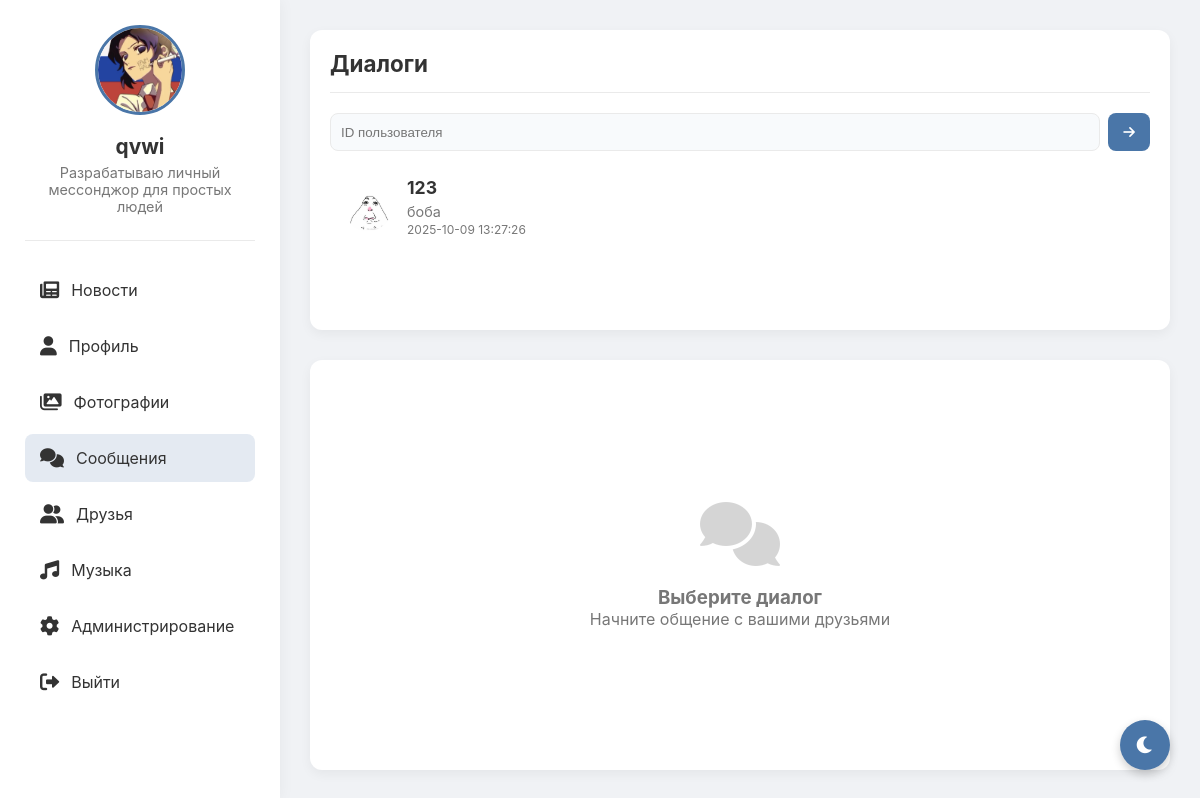
/messages (signed in), run on an earlier commit of the app's database.
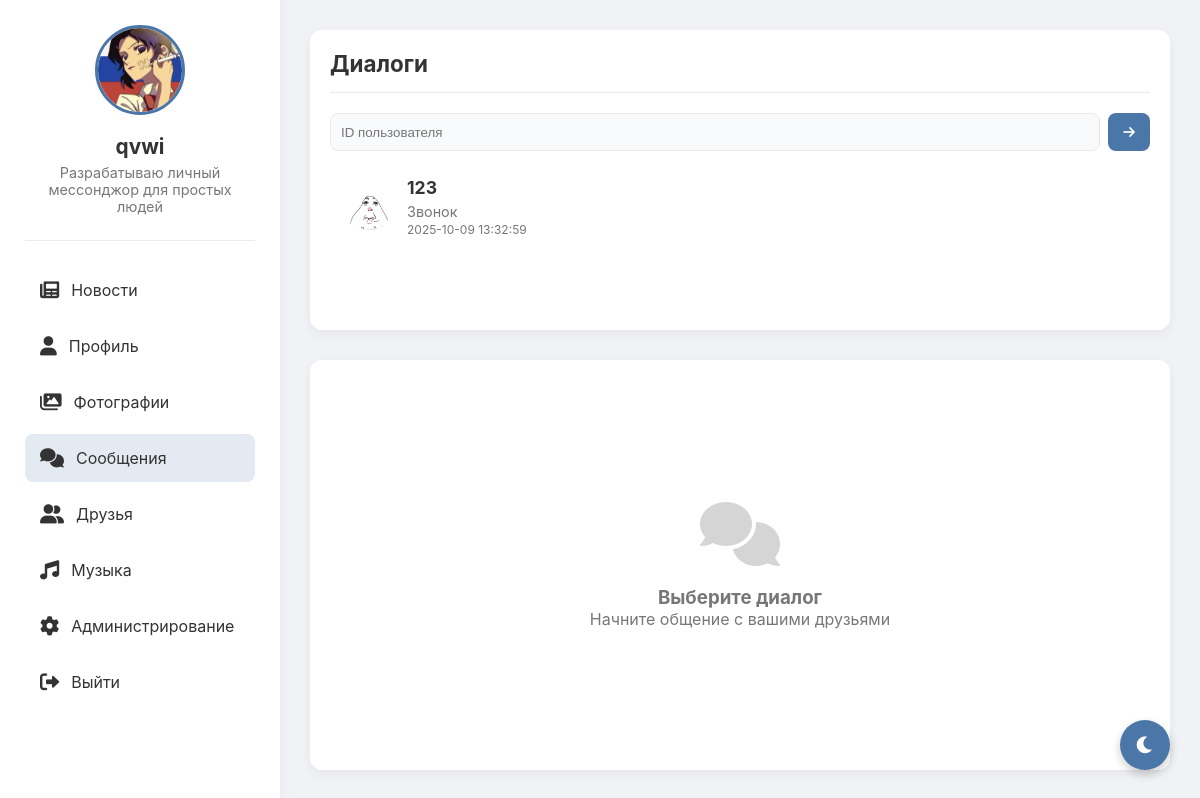
And on a later commit of the database.
### tables this page shows
CREATE TABLE users (
                id INTEGER PRIMARY KEY AUTOINCREMENT,
                username TEXT UNIQUE NOT NULL,
                password TEXT NOT NULL,
                email TEXT,
                bio TEXT,
                avatar TEXT, role TEXT DEFAULT 'user' CHECK(role IN ('admin', 'moderator', 'user')), is_online BOOLEAN DEFAULT FALSE, last_seen DATETIME, banner TEXT, is_blocked BOOLEAN DEFAULT 0, block_reason TEXT);

CREATE TABLE messages (
                id INTEGER PRIMARY KEY AUTOINCREMENT,
                sender_id INTEGER NOT NULL,
                receiver_id INTEGER NOT NULL,
                content TEXT NOT NULL,
                file_path TEXT,
                timestamp DATETIME DEFAULT CURRENT_TIMESTAMP,
                FOREIGN KEY(sender_id) REFERENCES users(id),
                FOREIGN KEY(receiver_id) REFERENCES users(id));

### routes/messages.py (the view, shortened to what this page needs)
@bp.route('/messages')
@bp.route('/messages/<int:friend_id>')
def messages(friend_id=None):
    if 'user_id' not in session:
        return redirect(url_for('auth.index'))
    user_id = session['user_id']
    conn = get_db()
    c = conn.cursor()
    c.execute("SELECT * FROM users WHERE id = ?", (user_id,))
    user = c.fetchone()
    c.execute('''SELECT users.id, users.username, users.avatar, users.is_online, users.last_seen
                FROM friends
                JOIN users ON friends.friend_id = users.id
                WHERE friends.user_id = ? AND friends.status = 'accepted'
                UNION
                SELECT users.id, users.username, users.avatar, users.is_online, users.last_seen
                FROM friends
                JOIN users ON friends.user_id = users.id
                WHERE friends.friend_id = ? AND friends.status = 'accepted'
                ORDER BY username''', (user_id, user_id))
    friends = c.fetchall()
    last_map = {}
    try:
        c.execute('''SELECT sender_id, receiver_id, content, file_path, timestamp
                     FROM messages
                     WHERE sender_id = ? OR receiver_id = ?
                     ORDER BY timestamp DESC''', (user_id, user_id))
        rows = c.fetchall()
        def make_preview(content, file_path):
            if not content:
                return 'Сообщение'
            if isinstance(content, bytes):
                content = content.decode('utf-8', 'ignore')
            text = str(content)
            if text.startswith('[call]'):
                return 'Звонок'
            if text.startswith('enc:'):
                return 'Сообщение'
            if len(text) > 42:
                text = text[:39] + '…'
            return text
        for r in rows:
            sid, rid, cont, fpath, ts = r
            fid = rid if sid == user_id else sid
            if fid in last_map:
                continue
            epoch = None
            try:
                from datetime import datetime as _dt
                try:
                    epoch = int(_dt.strptime(ts.split('.')[0], '%Y-%m-%d %H:%M:%S').timestamp())
                except Exception:
                    epoch = int(_dt.fromisoformat(ts).timestamp())
            except Exception:
                epoch = 0
            last_map[fid] = {'preview': make_preview(cont, fpath), 'time': ts, 'epoch': epoch}
    except Exception:
        last_map = {}
    messages = []
    active_friend = None
    conn.close()
    return render_template('messages.html',
                         user=user,
                         friends=friends,
                         last_map=last_map,
                         messages=messages,
                         friend_id=friend_id,
                         active_friend=active_friend,
                         active_page='messages')

### app.py (called while the page is built)
def _gen_csrf_token():
    import secrets
    token = session.get('_csrf_token')
    if not token:
        token = secrets.token_urlsafe(32)
        session['_csrf_token'] = token
    return token

@app.context_processor
def inject_csrf():
    return {'csrf_token': _gen_csrf_token()}

@app.before_request
def csrf_protect():
    if request.method in ('POST','PUT','PATCH','DELETE'):
        if request.path.startswith('/socket.io') or request.path.startswith('/static'):
            return None
        if request.endpoint in {'auth.index'}:
            if not session.get('_csrf_token'):
                return None
        token = None
        token = request.headers.get('X-CSRFToken') or request.headers.get('X-CSRF-Token')
        if not token:
            token = request.form.get('csrf_token') or request.args.get('csrf_token')
        if not token and request.is_json:
            try:
                token = (request.get_json(silent=True) or {}).get('csrf_token')
            except Exception:
                token = None
        if not token or token != session.get('_csrf_token'):
            return ('CSRF token missing or invalid', 400)

@app.before_request
def enforce_account_block():
    try:
        if request.path.startswith('/static') or request.path.startswith('/socket.io'):
            return None
        if request.endpoint in {'auth.blocked', 'auth.index', 'static.static_files'}:
            return None
        if 'user_id' not in session:
            return None
        from models import get_db
        conn = get_db()
        c = conn.cursor()
        c.execute('SELECT is_blocked, block_reason FROM users WHERE id = ?', (session['user_id'],))
        row = c.fetchone()
        conn.close()
        if row and row['is_blocked']:
            reason = row['block_reason'] or 'Профиль заблокирован администратором'
            return render_template('blocked.html', reason=reason)
    except Exception:
        return None

### models.py (called while the page is built)
def get_db():
    conn = sqlite3.connect('social_network.db')
    conn.row_factory = sqlite3.Row
    return conn

### templates/messages.html (shortened to what this page needs)
<!DOCTYPE html>
<html lang="ru">
<head>
    <link href="https://cdnjs.cloudflare.com/ajax/libs/font-awesome/6.0.0/css/all.min.css" rel="stylesheet">
</head>
<body>
    <div class="app-container">
        <div class="sidebar">
            <div class="profile-card">
                <img src="{% if user[5] %}{{ url_for('static', filename='uploads/' + user[5]) }}{% else %}{{ url_for('static', filename='uploads/default_avatar.png') }}{% endif %}"
                     alt="Avatar"
                     onerror="this.onerror=null; this.src='{{ url_for('static', filename='uploads/default_avatar.png') }}'">
                <h3>{{ user[1] }}</h3>
                <p>{{ user[4] or 'Статус не указан' }}</p>
            </div>
            <div class="nav">
                <a href="{{ url_for('feed.feed') }}">
                    <i class="fas fa-newspaper"></i> Новости
                </a>
                <a href="{{ url_for('profile.profile') }}">
                    <i class="fas fa-user"></i> Профиль
                </a>
                <a href="{{ url_for('gallery.gallery') }}">
                    <i class="fas fa-images"></i> Фотографии
                </a>
                <a href="{{ url_for('messages.messages') }}" {% if active_page == 'messages' %}class="active"{% endif %}>
                    <i class="fas fa-comments"></i> Сообщения
                </a>
                <a href="{{ url_for('friends.friends') }}" {% if active_page == 'friends' %}class="active"{% endif %}>
                    <i class="fas fa-user-friends"></i> Друзья
                </a>
                <a href="{{ url_for('music.music_index') }}" {% if active_page == 'music' %}class="active"{% endif %}>
                    <i class="fas fa-music"></i> Музыка
                </a>
                {% if user[6] == 'admin' %}
                <a href="{{ url_for('admin.admin') }}" {% if active_page == 'admin' %}class="active"{% endif %}>
                    <i class="fas fa-cog"></i> Администрирование
                </a>
                {% endif %}
                <a href="{{ url_for('static.logout') }}">
                    <i class="fas fa-sign-out-alt"></i> Выйти
                </a>
            </div>
        </div>
        <div class="content">
            <div class="friends-list">
                <h2>Диалоги</h2>
                <div style="display:flex; gap:8px; margin-bottom:12px;">
                    <input id="start-chat-id" type="number" placeholder="ID пользователя" style="flex:1; padding:8px 10px; border:1px solid var(--border-color); border-radius:8px; background: var(--info-bg); color: var(--text-primary);">
                    <button id="start-chat-btn" title="Написать" style="width:42px;height:38px;border-radius:8px;border:none;background:var(--active-color);color:#fff;cursor:pointer"><i class="fas fa-arrow-right"></i></button>
                </div>
                {% for friend in friends %}
                {% set lm = last_map.get(friend[0]) if last_map else None %}
                {% set preview = (lm.preview if lm else 'Последнее сообщение...') %}
                <div class="friend-item {% if friend_id == friend[0] %}active{% endif %}" onclick="location.href='{{ url_for('messages.messages', friend_id=friend[0]) }}'">
                    <img src="{% if friend[2] %}{{ url_for('static', filename='uploads/' + friend[2]) }}{% else %}{{ url_for('static', filename='uploads/default_avatar.png') }}{% endif %}"
                         alt="Avatar"
                         onerror="this.onerror=null; this.src='{{ url_for('static', filename='uploads/default_avatar.png') }}'">
                    <div class="friend-info">
                        <h3>{{ friend[1] }}</h3>
                        <p>{{ preview }}</p>
                        {% if lm and lm.epoch %}
                        <div style="font-size:12px;color:var(--text-secondary);margin-top:2px;">{{ lm.time }}</div>
                        {% endif %}
                    </div>
                </div>
                {% endfor %}
            </div>
            <div class="chat-container">
                {% if friend_id %}
                <div class="chat-header">
                    <div class="chat-avatar">
                        <img src="{% if active_friend[5] %}{{ url_for('static', filename='uploads/' + active_friend[5]) }}{% else %}{{ url_for('static', filename='uploads/default_avatar.png') }}{% endif %}"
                             alt="Аватар {{ active_friend[1] }}"
                             onerror="this.onerror=null; this.src='{{ url_for('static', filename='uploads/default_avatar.png') }}'">
                        <div class="chat-status {% if active_friend[6] %}chat-status-online{% endif %}"></div>
                        <div class="mic-muted" id="peer-mic-muted" title="Микрофон выключен"><i class="fas fa-microphone-slash"></i></div>
                    </div>
                    <div class="chat-info">
                        <h3>{{ active_friend[1] }}</h3>
                        <p id="peer-status-text">
                            {% if active_friend[6] %}
                                онлайн
                            {% else %}
                                был(а) {{ active_friend[7].strftime('%H:%M') if active_friend[7] else 'недавно' }}
                            {% endif %}
                        </p>
                    </div>
                    <div class="chat-actions">
                        <button id="audio-call-btn" title="Аудиозвонок"><i class="fas fa-phone-alt"></i></button>
                        <button id="video-call-btn" title="Видеозвонок"><i class="fas fa-video"></i></button>
                        <button id="encrypt-btn" title="Шифрование" style="display:inline-flex;"><i class="fas fa-lock-open"></i></button>
                        <button id="mute-btn" title="Отключить микрофон" style="display:none;"><i class="fas fa-microphone"></i></button>
                        <button title="Дополнительно"><i class="fas fa-ellipsis-v"></i></button>
                    </div>
                </div>
                <div class="chat-messages" id="chat-messages">
                    {% for msg in messages %}
                    <div class="message {% if msg[1] == session['user_id'] %}sent{% else %}received{% endif %}">
                        {% if msg[3] and msg[3][:4] == 'enc:' %}
                        <div class="message-text cipher">Сообщение расшифровывается…</div>
                        {% else %}
                        <div class="message-text">{{ msg[3] }}</div>
                        {% endif %}
                        <div class="message-time">{{ msg[4] }}</div>
                    </div>
                    {% endfor %}
                </div>
                <div class="typing-indicator" id="typing-indicator">
                    {{ active_friend[1] }} печатает...
                </div>
                <div class="chat-input">
                    <button id="select-mode-btn" title="Выбрать сообщения"><i class="fas fa-check-square"></i></button>
                    <button id="attach-button" title="Прикрепить файл"><i class="fas fa-paperclip"></i></button>
                    <input type="file" id="file-input" style="display: none;">
                    <textarea id="message-input" placeholder="Напишите сообщение..."></textarea>
                    <button id="copy-selected-btn" title="Копировать выбранные" style="display:none;"><i class="fas fa-copy"></i></button>
                    <button id="share-selected-btn" title="Поделиться выбранными" style="display:none;"><i class="fas fa-share-alt"></i></button>
                    <button id="send-button" title="Отправить"><i class="fas fa-paper-plane"></i></button>
                </div>
                <button class="fab" id="fab-scroll" title="Вниз"><i class="fas fa-arrow-down"></i></button>
                <button class="fab secondary" id="fab-menu" title="Меню"><i class="fas fa-ellipsis-h"></i></button>
                <div class="fab-panel" id="fab-panel">
                    <a href="{{ url_for('feed.feed') }}"><i class="fas fa-newspaper"></i> Лента</a>
                    <a href="{{ url_for('music.music_index') }}"><i class="fas fa-music"></i> Музыка</a>
                    <a href="{{ url_for('profile.profile') }}"><i class="fas fa-user"></i> Профиль</a>
                </div>
                {% else %}
                <div class="empty-chat">
                    <i class="fas fa-comments"></i>
                    <h3>Выберите диалог</h3>
                    <p>Начните общение с вашими друзьями</p>
                </div>
                {% endif %}
            </div>
        </div>
    </div>
    <button class="theme-toggle" id="themeToggle">
        <i class="fas fa-moon"></i>
    </button>
</body>
</html>

### static/css/hud.css (style rules this page uses)
.sidebar { width:280px; position:fixed; left:0; top:0; height:100vh; padding:25px; background: var(--sidebar-bg, var(--bg-secondary, #ffffff)); color: var(--text-color, var(--text-primary, #333)); box-shadow: 0 0 15px var(--shadow-color, rgba(0,0,0,0.05)); z-index:100; }
.content { margin-left:280px; }
.profile-card { text-align:center; padding-bottom:25px; border-bottom:1px solid var(--border-color, #eaeaea); margin-bottom:25px; }
.profile-card img { width:90px; height:90px; border-radius:50%; object-fit:cover; border:3px solid var(--primary-color, #4a76a8); }
.profile-card h3 { margin:15px 0 5px; font-size:1.3rem; }
.profile-card p { color: var(--secondary-text, var(--text-secondary, #777)); font-size:0.9rem; }
.nav { margin-top:15px; }
.nav a { display:flex; align-items:center; padding:14px 15px; text-decoration:none; border-radius:8px; margin-bottom:8px; color: var(--text-color, var(--text-primary, #333)); transition: all .2s; }
.nav a.active { background: var(--nav-active-bg, rgba(74,118,168,.15)); color: var(--text-color, var(--text-primary,#333)); }
.sidebar .nav a.active { background: var(--nav-active-bg, rgba(74,118,168,.15)); color: var(--text-color, var(--text-primary,#333)); }
.nav a i { margin-right:12px; font-size:1.2rem; }

What changed in the data, as far as the page shows it:
no longer on this page (row unchanged): messages: content "боба", time "2025-10-09 13:27:26"
changed users (number 2 of 2 on the later page): preview (not shown) → "Звонок"
added messages: time "2025-10-09 13:32:59"
